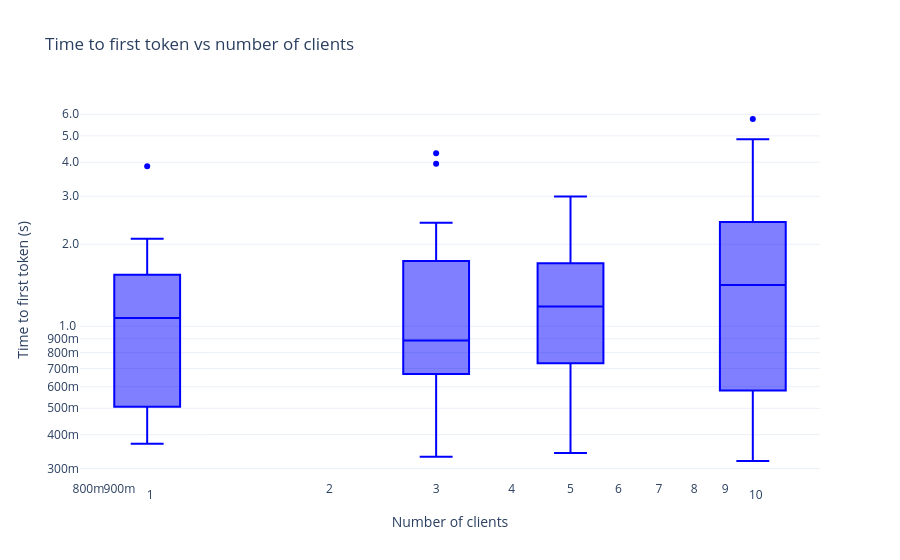
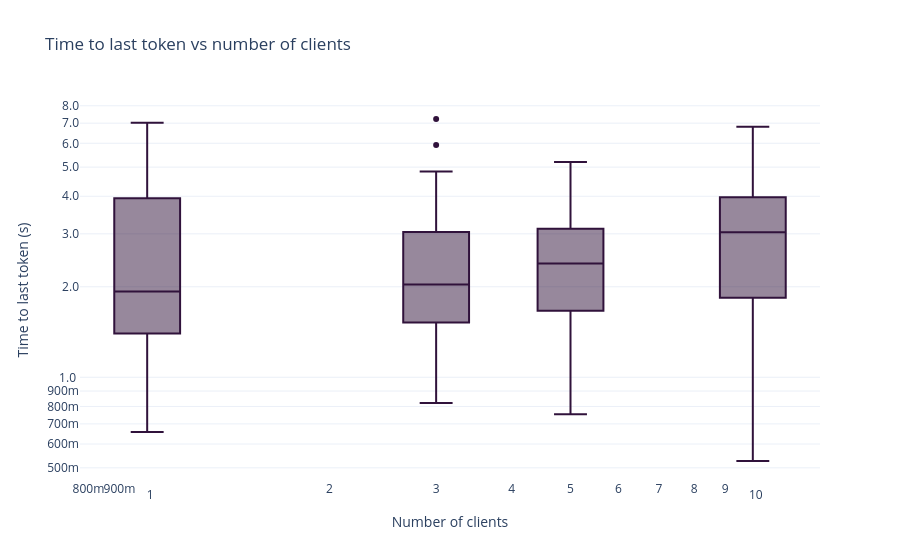
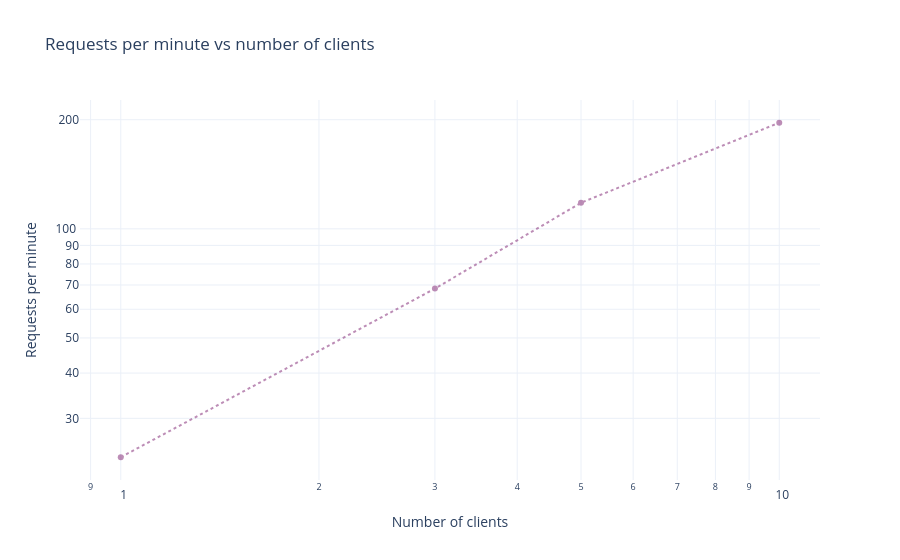
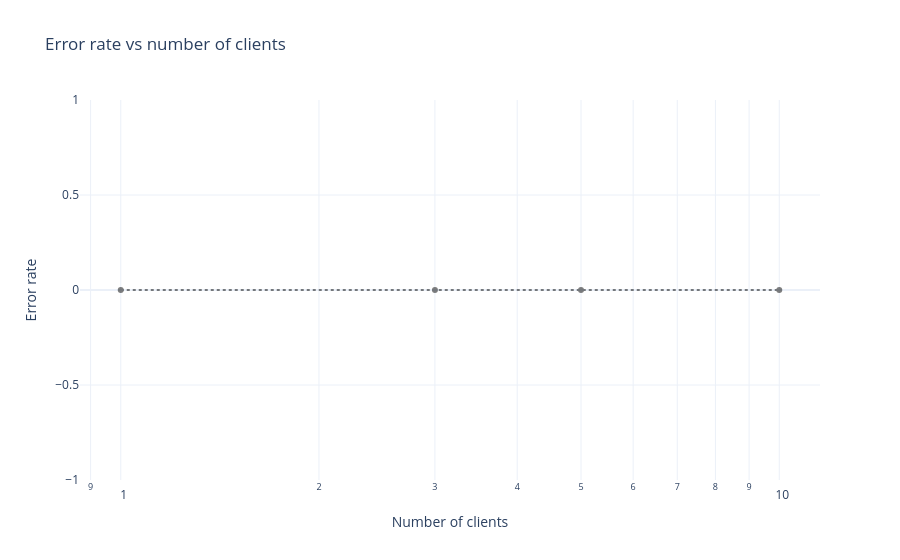

The cell these charts' notebook holds for them, in order:
### Markdown cell above
## Comparing results

The `LoadTestResult` has a built-in `plot_results()` method that generates
standard charts (TTFT, TTLT, RPM, error rate, token throughput vs clients).

### Code cell
figs = load_test_result.plot_results(show=True)

### Figure 1 — Plotly figure (JSON) as saved in the notebook; plotly's stock layout.template omitted (floating-point values rounded to 4 significant figures; data arrays with more than 128 entries replaced by an {"elided": "..."} marker saying what was removed)
{"data": [{"name": "time-bound-load-test", "type": "box", "x": {"elided": "219 int values"}, "y": {"elided": "219 float values"}}], "layout": {"colorway": ["rgb(0,0,255)", "rgb(255,0,0)"], "title": {"text": "Time to first token vs number of clients"}, "xaxis": {"tickformat": "s", "title": {"text": "Number of clients"}, "type": "log"}, "yaxis": {"tickformat": ".2s", "title": {"text": "Time to first token (s)"}, "type": "log"}}}

### Figure 2 — Plotly figure (JSON) as saved in the notebook; plotly's stock layout.template omitted (floating-point values rounded to 4 significant figures; data arrays with more than 128 entries replaced by an {"elided": "..."} marker saying what was removed)
{"data": [{"name": "time-bound-load-test", "type": "box", "x": {"elided": "219 int values"}, "y": {"elided": "219 float values"}}], "layout": {"colorway": ["#30123b", "#4145ab", "#4675ed", "#39a2fc", "#1bcfd4", "#24eca6", "#61fc6c", "#a4fc3b", "#d1e834", "#f3c63a", "#fe9b2d", "#f36315", "#d93806", "#b11901", "#7a0402"], "title": {"text": "Time to last token vs number of clients"}, "xaxis": {"tickformat": "s", "title": {"text": "Number of clients"}, "type": "log"}, "yaxis": {"tickformat": ".2s", "title": {"text": "Time to last token (s)"}, "type": "log"}}}

### Figure 3 — Plotly figure (JSON) as saved in the notebook; plotly's stock layout.template omitted (floating-point values rounded to 4 significant figures)
{"data": [{"line": {"dash": "dot"}, "mode": "lines+markers", "name": "time-bound-load-test", "opacity": 0.5, "type": "scatter", "x": [1, 3, 5, 10], "y": [23.44, 68.41, 118.0, 196.2]}], "layout": {"colorway": ["rgb(124, 29, 111)", "rgb(185, 37, 122)", "rgb(220, 57, 119)", "rgb(227, 79, 111)", "rgb(240, 116, 110)", "rgb(250, 164, 118)", "rgb(252, 222, 156)"], "title": {"text": "Requests per minute vs number of clients"}, "xaxis": {"title": {"text": "Number of clients"}, "type": "log"}, "yaxis": {"tickformat": ".2s", "title": {"text": "Requests per minute"}, "type": "log"}}}

### Figure 4 — Plotly figure (JSON) as saved in the notebook; plotly's stock layout.template omitted (floating-point values rounded to 4 significant figures)
{"data": [{"line": {"dash": "dot"}, "mode": "lines+markers", "name": "time-bound-load-test", "opacity": 0.5, "type": "scatter", "x": [1, 3, 5, 10], "y": [0, 0, 0, 0]}], "layout": {"colorway": ["rgb(0,0,0)", "rgb(230,0,0)", "rgb(230,210,0)", "rgb(255,255,255)", "rgb(160,200,255)"], "title": {"text": "Error rate vs number of clients"}, "xaxis": {"title": {"text": "Number of clients"}, "type": "log"}, "yaxis": {"title": {"text": "Error rate"}}}}
